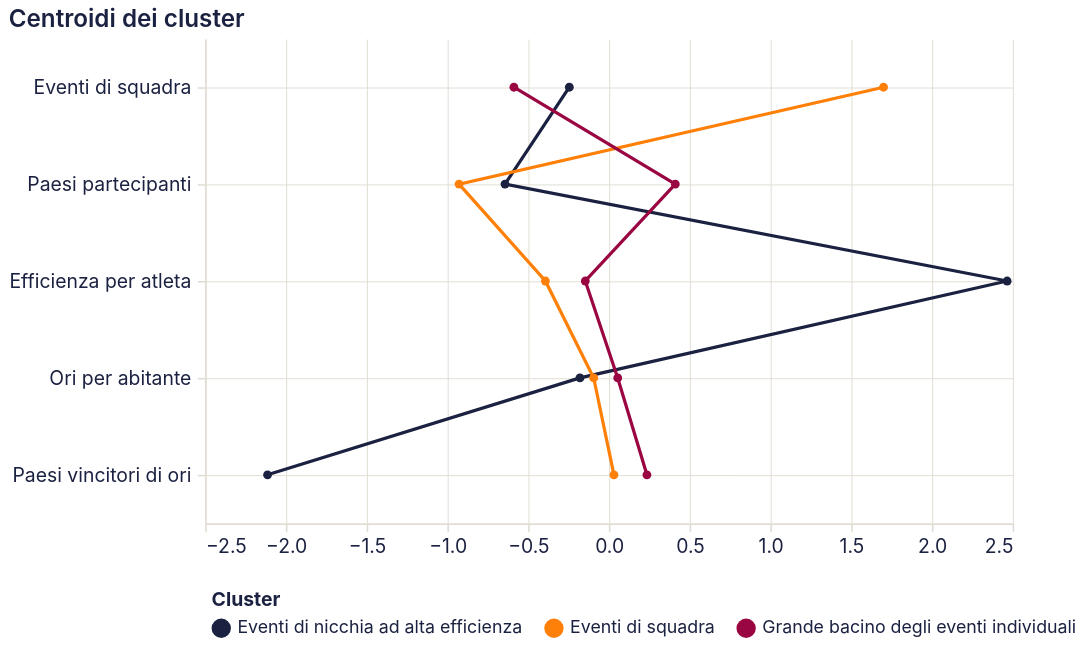

Express this chart as Vega-Lite.
### Vega-Lite specification from a JSON file in a GitHub repository (floating-point values rounded to 4 significant figures)
{"$schema": "https://vega.github.io/schema/vega-lite/v5.20.1.json", "config": {"arc": {"fill": "#1b2140"}, "area": {"fill": "#1b2140", "fillOpacity": 0.15, "line": true}, "axis": {"domainColor": "#e2ddd4", "grid": true, "gridColor": "#e2ddd4", "gridWidth": 0.6, "labelAngle": 0, "labelColor": "#1b2140", "labelFont": "Inter, system-ui, -apple-system, BlinkMacSystemFont, 'Segoe UI', Roboto, sans-serif", "labelFontSize": 12, "labelFontWeight": 400, "labelPadding": 4, "tickColor": "#e2ddd4", "tickSize": 5, "titleColor": "#1b2140", "titleFont": "Inter, system-ui, -apple-system, BlinkMacSystemFont, 'Segoe UI', Roboto, sans-serif", "titleFontSize": 12, "titleFontWeight": 600}, "axisBand": {"grid": false}, "background": "transparent", "bar": {"fill": "#1b2140"}, "legend": {"labelColor": "#1b2140", "labelFont": "Inter, system-ui, -apple-system, BlinkMacSystemFont, 'Segoe UI', Roboto, sans-serif", "labelFontSize": 11, "padding": 4, "symbolType": "circle", "titleColor": "#1b2140", "titleFont": "Inter, system-ui, -apple-system, BlinkMacSystemFont, 'Segoe UI', Roboto, sans-serif", "titleFontSize": 12}, "line": {"stroke": "#1b2140", "strokeWidth": 2}, "mark": {"color": "#1b2140"}, "path": {"stroke": "#1b2140"}, "point": {"fill": "#1b2140", "filled": true}, "range": {"category": ["#1b2140", "#ff8009", "#9a0641", "#ffe34a", "#e7b6af", "#0088b0", "#e03830"]}, "rect": {"fill": "#1b2140"}, "shape": {"stroke": "#1b2140"}, "symbol": {"fill": "#1b2140"}, "title": {"anchor": "start", "color": "#1b2140", "font": "Inter, system-ui, -apple-system, BlinkMacSystemFont, 'Segoe UI', Roboto, sans-serif", "fontSize": 15, "fontWeight": 600, "subtitleColor": "#1b2140", "subtitleFont": "Inter, system-ui, -apple-system, BlinkMacSystemFont, 'Segoe UI', Roboto, sans-serif"}, "view": {"continuousHeight": 300, "continuousWidth": 400, "fill": null, "stroke": null}}, "data": {"name": "data-1bd1aa9bd174772496727d0061f39346"}, "datasets": {"data-1bd1aa9bd174772496727d0061f39346": [{"cluster": "Eventi di nicchia ad alta efficienza", "feature": "Eventi di squadra", "valore": -0.2447}, {"cluster": "Eventi di squadra", "feature": "Eventi di squadra", "valore": 1.701}, {"cluster": "Grande bacino degli eventi individuali", "feature": "Eventi di squadra", "valore": -0.588}, {"cluster": "Eventi di nicchia ad alta efficienza", "feature": "Paesi partecipanti", "valore": -0.6432}, {"cluster": "Eventi di squadra", "feature": "Paesi partecipanti", "valore": -0.9274}, {"cluster": "Grande bacino degli eventi individuali", "feature": "Paesi partecipanti", "valore": 0.4115}, {"cluster": "Eventi di nicchia ad alta efficienza", "feature": "Efficienza per atleta", "valore": 2.466}, {"cluster": "Eventi di squadra", "feature": "Efficienza per atleta", "valore": -0.3928}, {"cluster": "Grande bacino degli eventi individuali", "feature": "Efficienza per atleta", "valore": -0.146}, {"cluster": "Eventi di nicchia ad alta efficienza", "feature": "Ori per abitante", "valore": -0.179}, {"cluster": "Eventi di squadra", "feature": "Ori per abitante", "valore": -0.09386}, {"cluster": "Grande bacino degli eventi individuali", "feature": "Ori per abitante", "valore": 0.05497}, {"cluster": "Eventi di nicchia ad alta efficienza", "feature": "Paesi vincitori di ori", "valore": -2.113}, {"cluster": "Eventi di squadra", "feature": "Paesi vincitori di ori", "valore": 0.03159}, {"cluster": "Grande bacino degli eventi individuali", "feature": "Paesi vincitori di ori", "valore": 0.2357}]}, "encoding": {"color": {"field": "cluster", "legend": {"columns": 3, "labelLimit": 300, "orient": "bottom"}, "title": "Cluster", "type": "nominal"}, "tooltip": [{"field": "cluster", "type": "nominal"}, {"field": "feature", "type": "nominal"}, {"field": "valore", "type": "quantitative"}], "x": {"field": "valore", "title": null, "type": "quantitative"}, "y": {"field": "feature", "sort": ["Eventi di squadra", "Paesi partecipanti", "Efficienza per atleta", "Ori per abitante", "Paesi vincitori di ori"], "title": null, "type": "nominal"}}, "height": 300, "mark": {"point": true, "type": "line"}, "params": [{"bind": "scales", "name": "param_6", "select": {"encodings": ["x", "y"], "type": "interval"}}], "title": "Centroidi dei cluster", "width": 500}
